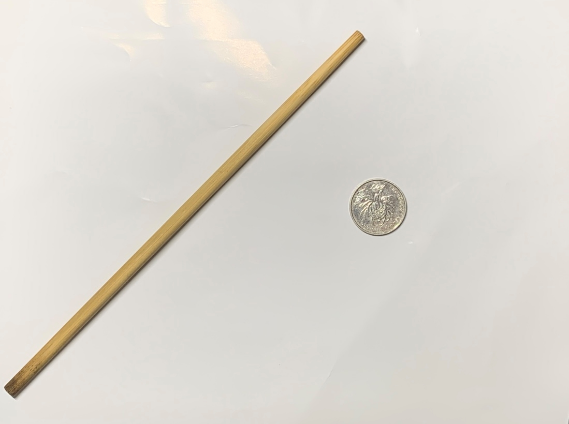
//> input picture zhixian/1.png, 569 x 424 px
$ ./zhixian   (built with g++ and OpenCV 4)
//> lines starting //> are read from the running program, lines starting //| are printed output that depends on the picture; after the words box and inside, x2 and y2 are one past the last pixel; in counts of white or black regions, pixels touching at a corner belong together
#include <iostream>
#include <opencv2/opencv.hpp>
#include<opencv2/core/core.hpp>
#include<opencv2/highgui/highgui.hpp>
#include <vector>
using namespace std;
using namespace cv;

int main()
{
	Mat image = imread("1.png");
//> image is the input picture: 424 rows x 569 cols, CV_8UC3; mean B, G, R 209.3, 216.5, 220.3
        namedWindow("picture",CV_WINDOW_NORMAL);
        imshow ("picture",image);
        Mat scr;
        medianBlur(image, image, 5);
        cvtColor(image,scr,COLOR_BGR2GRAY);
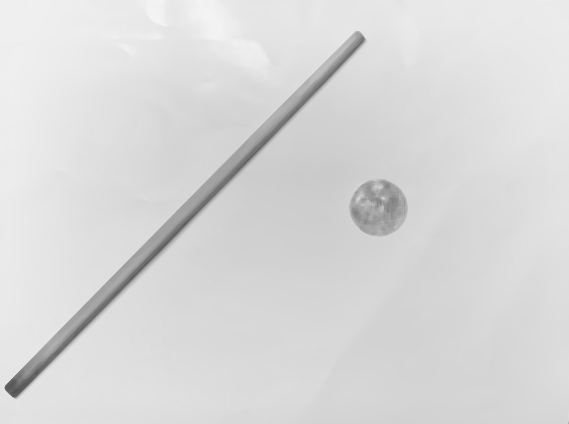
//> scr: 424 rows x 569 cols, CV_8UC1; min 81, max 244, mean 216.9
        GaussianBlur(scr, scr, Size(9, 9), 2, 2);
//> scr: 424 rows x 569 cols, CV_8UC1; 12.77% of pixels changed, all inside (x1, y1, x2, y2) = (0, 0, 569, 424)
        Canny(scr,scr,10,250,5);
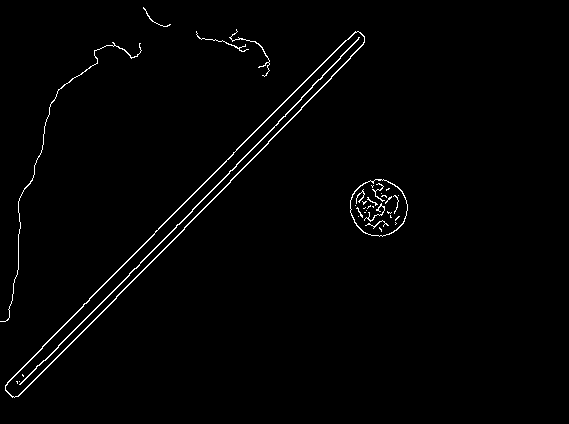
//> scr: 424 rows x 569 cols, CV_8UC1; 1.4% white in thin lines or dots, all inside (x1, y1, x2, y2) = (0, 7, 408, 398)
        namedWindow("canny",CV_WINDOW_NORMAL);
        imshow("canny",scr);
	vector<Vec4i> Lines;
	HoughLinesP(scr, Lines, 1, CV_PI / 180, 170,20,10);
//> Lines = 4 lines (x1, y1, x2, y2): [42, 346, 154, 234], [160, 243, 362, 34], [156, 257, 364, 42], [155, 231, 355, 31]
        float k = 0; //直线斜率
        float b = 0; //直线截距
	for (size_t i = 0; i < Lines.size(); i++)
	{
		line(image,
                    Point(Lines[i][0], Lines[i][1]),
                    Point(Lines[i][2], Lines[i][3]),
                    Scalar(0, 0, 255), 3, 8);
                    k = ((double)(Lines[i][3] - Lines[i][1])) / (double)(Lines[i][2] - Lines[i][0]);
                    b = (double)Lines[i][1] - k * (double)Lines[i][0];
	}
//> this loop made 4 passes
//> (k, b) on passes 1 to 4: (-1, 388), (-1.03, 408.5), (-1.03, 418.2), (-1, 386)
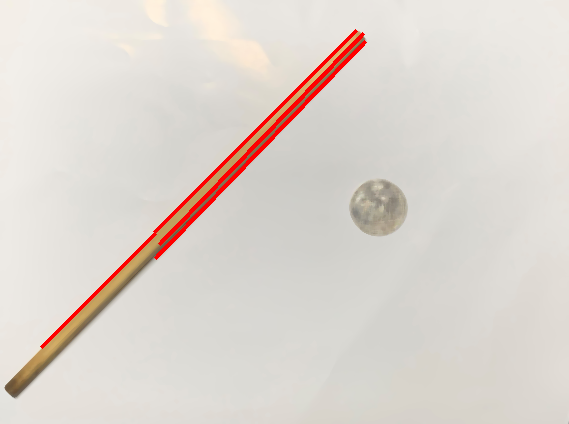
//> image: 424 rows x 569 cols, CV_8UC3; mean B, G, R 207.2, 213.8, 221.6
        namedWindow("zhixian",CV_WINDOW_NORMAL);
	imshow("zhixian", image);
	printf("y=%fx+%f\n",k,b);
//| y=-1.000000x+386.000000
	waitKey(0);
	return 0;
}
